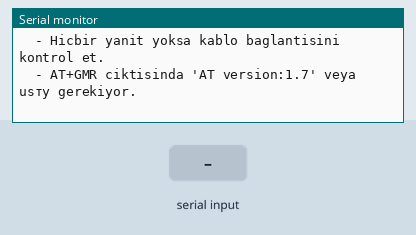
Bench run of a sketch on a simulated Arduino Mega 2560, built with avr-gcc and run on an emulated ATmega2560. On the bench: the last lines printed to the serial monitor. The test bench sets the inputs (shaded band). The modem accepts every AT command (registered, SIM ready, sends succeed) and sends nothing else.

Above: at 1.8 s.
1.9 s: "1" received over the second serial link
At 2.7 s:
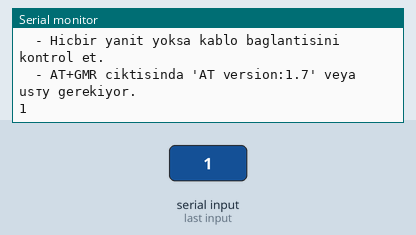
3.4 s: "0" received over the second serial link
At 3.8 s:
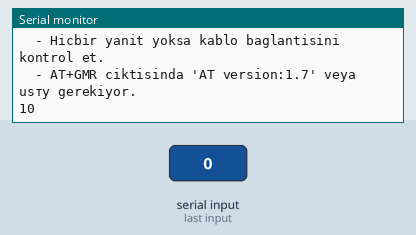

Measured:
- after the input at 1.9 s, the serial monitor: prints a new line at once (image 1)
- after the input at 3.4 s, the serial monitor: prints a new line at once (image 2)

The sketch:

ESP8266_Test.ino
```cpp
// ESP8266 Baglanti ve AT Komut Test Kodu
// Diger bilesenlerin (CCS811, PMS5003) baginda bu kodu yukle

void bekleVeYazdir(unsigned long zaman_asimi_ms = 12000, unsigned long sessizlik_ms = 2000); // forward declaration
void rstVeBootBekle(); // forward declaration

void setup() {
  Serial.begin(9600);   // Serial Monitor
  Serial2.begin(115200);  // ESP8266 (TX2=pin16, RX2=pin17)

  Serial.println("=== ESP8266 Baglanti Testi ===");
  Serial.println("Serial2 (pin 16/17) uzerinden ESP8266 aranıyor...");
  Serial.println("");

  // --- Test 1: AT ---
  Serial.println(">> AT gonderiliyor...");
  Serial2.println("AT");
  bekleVeYazdir();

  // --- Test 2: AT+RST ---
  Serial.println(">> AT+RST gonderiliyor (reset)...");
  Serial2.println("AT+RST");
  rstVeBootBekle();

  // --- Test 3: AT (reset sonrasi) ---
  Serial.println(">> Reset sonrasi AT gonderiliyor...");
  Serial2.println("AT");
  bekleVeYazdir();

  // --- Test 4: Firmware versiyonu ---
  Serial.println(">> AT+GMR gonderiliyor (firmware versiyonu)...");
  Serial2.println("AT+GMR");
  bekleVeYazdir();

  // --- Test 5: Ag taramasi ---
  Serial.println(">> AT+CWMODE=1 gonderiliyor (station mode)...");
  Serial2.println("AT+CWMODE=1");
  bekleVeYazdir();

  Serial.println(">> AT+CWLAP gonderiliyor (ag listesi, ~15sn surabilir)...");
  Serial2.println("AT+CWLAP");
  bekleVeYazdir(20000, 8000);

  Serial.println("=== Test Tamamlandi ===");
  Serial.println("Yukaridaki sonuclara gore:");
  Serial.println("  - 'OK' gorunduyse ESP8266 calisiyor, kablo baglantisi dogru.");
  Serial.println("  - Hicbir yanit yoksa kablo baglantisini kontrol et.");
  Serial.println("  - AT+GMR ciktisinda 'AT version:1.7' veya usту gerekiyor.");
}

void loop() {
  // Serial Monitor'den ESP'ye komut gondermeye izin ver
  if (Serial.available()) {
    Serial2.write(Serial.read());
  }
  if (Serial2.available()) {
    Serial.write(Serial2.read());
  }
}

// AT+RST sonrasi "ready" gorene kadar bekler
void rstVeBootBekle() {
  String tampon = "";
  unsigned long baslangic = millis();
  while (millis() - baslangic < 8000) {
    while (Serial2.available()) {
      char c = Serial2.read();
      tampon += c;
      if (tampon.length() > 500) tampon = tampon.substring(250);
    }
    if (tampon.indexOf("ready") >= 0) break;
  }
  Serial.print("   Yanit: ");
  Serial.print(tampon);
  Serial.println();
  Serial.println("------");
  while (Serial2.available()) Serial2.read();
}

// OK/ERROR gorene kadar veya zaman asimina kadar okur
// Once tampon'a toplar, sonra yazdirir (115200->9600 baud farkinda veri kaybi onlenir)
void bekleVeYazdir(unsigned long zaman_asimi_ms, unsigned long sessizlik_ms) {
  String tampon = "";
  unsigned long son_veri = millis();
  bool veri_geldi = false;

  while (millis() - son_veri < zaman_asimi_ms) {
    while (Serial2.available()) {
      char c = Serial2.read();
      tampon += c;
      son_veri = millis();
      veri_geldi = true;
    }
    if (tampon.endsWith("OK\r\n") || tampon.endsWith("ERROR\r\n")) break;
    if (veri_geldi && millis() - son_veri > sessizlik_ms) break;
  }

  if (!veri_geldi) {
    Serial.println("   [YANIT YOK]");
  } else {
    Serial.print("   Yanit: ");
    Serial.print(tampon);
    Serial.println();
  }
  Serial.println("------");
}
```
